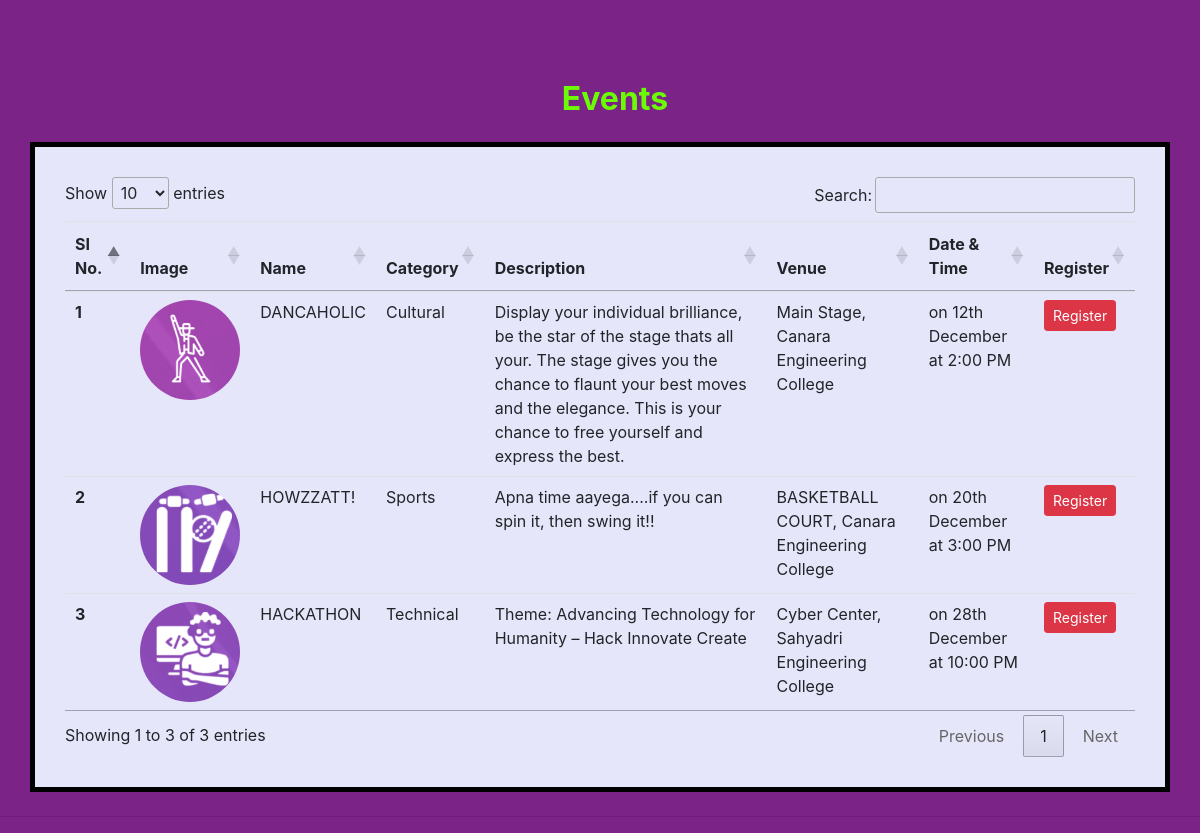
/events_table.php, run on the app's committed database.
### tables this page shows
CREATE TABLE `events` ( 
  `si` INT NOT NULL AUTO_INCREMENT UNIQUE KEY ,  
  `image_id` INT NOT NULL ,  
  `name` VARCHAR(30) NOT NULL ,  
  `category` VARCHAR(30) NOT NULL ,  
  `description` VARCHAR(300) NOT NULL ,  
  `venue` VARCHAR(300) NOT NULL ,  
  `d&t` VARCHAR(50) NOT NULL ,  
  `timestramp` DATETIME NOT NULL DEFAULT CURRENT_TIMESTAMP,
   PRIMARY KEY(image_id)
);

### events_table.php (the view, shortened to what this page needs)
<?php
    include 'register.php';
?>
<!DOCTYPE html>
<html lang="en">
<head>
    <link rel="stylesheet" href="https://stackpath.bootstrapcdn.com/bootstrap/4.4.1/css/bootstrap.min.css"
>
    <link rel="stylesheet" href="//cdn.datatables.net/1.10.20/css/jquery.dataTables.min.css">
    <link rel="stylesheet" href="https://cdnjs.cloudflare.com/ajax/libs/animate.css/4.1.1/animate.min.css" />
    <link rel="stylesheet" href="swiper.min.css">
    <link rel="stylesheet" href="style.css">
</head>
<body style="background-color:#7c2387;">
    <h2 class="text-center" style="padding:80px 0 0 30px;color:#6bfc03;font-weight:bold;">Events</h2>
    <div class="container my-4" style="background-color:#E6E6FA;padding:30px;border:5px solid black;">
        <table class="table" id="myTable">
            <thead>
                <tr>
                    <th scope="col">SI No.</th>
                    <th scope="col">Image</th>
                    <th scope="col">Name</th>
                    <th scope="col">Category</th>
                    <th scope="col">Description</th>
                    <th scope="col">Venue</th>
                    <th scope="col">Date & Time</th>
                    <?php
                        if($_SESSION['uname']!="admin"){
                            echo '<th scope="col">Register</th>';
                        }
                    ?>
                </tr>
            </thead>
            <tbody>
                <?php
        $sql="SELECT * FROM `events`";
        $result=mysqli_query($conn,$sql);
        $sno=0;
        while($row=mysqli_fetch_assoc($result)){
          $sno+=1;
          echo "<tr>
            <th scope='row'>".$sno."</th>
            <td><img src='Images/Events/event-".$row['image_id'].".jpg' alt='image' style='width:100px;height:100px;border-radius:50%;'></td>
            <td>".$row['name']."</td>
            <td>".$row['category']."</td>
            <td>".$row['description']."</td>
            <td>".$row['venue']."</td>
            <td>".$row['d&t']."</td>";
            if($_SESSION['uname']!="admin"){
            echo "<td><button class='register btn btn-sm btn-danger' data-toggle='modal' data-target='#registerModal' id=".$row['si'].">Register</button>
            </td></tr>";
            }
        }
      ?>
            </tbody>
        </table>
    </div>
    <hr>
</body>
</html>

### register.php (shortened to what this page needs)
<!DOCTYPE html>
<html lang="en">
<head>
    <link rel="stylesheet" href="https://stackpath.bootstrapcdn.com/bootstrap/4.4.1/css/bootstrap.min.css"
>
    <link rel="stylesheet" href="//cdn.datatables.net/1.10.20/css/jquery.dataTables.min.css">
    <link rel="stylesheet" href="https://cdnjs.cloudflare.com/ajax/libs/animate.css/4.1.1/animate.min.css" />
    <link rel="stylesheet" href="swiper.min.css">
    <link rel="stylesheet" href="style.css">
</head>
<body>
</body>
</html>

### style.css (style rules this page uses)
* { margin:0; padding:0; }
html { scroll-behavior: smooth; }

### data on the page
events: shows a picture, name "DANCAHOLIC", category "Cultural", description "Display your individual brilliance, be the star of the stage thats all your. The stage gives you the chance to flaunt your best moves and the elegance. This is your chance to free yourself and express the best.", venue "Main Stage, Canara Engineering College", value "on 12th December at 2:00 PM"
events: shows a picture, name "HOWZZATT!", category "Sports", description "Apna time aayega....if you can spin it, then swing it!!", venue "BASKETBALL COURT, Canara Engineering College", value "on 20th December at 3:00 PM"
events: shows a picture, name "HACKATHON", category "Technical", description "Theme: Advancing Technology for Humanity – Hack Innovate Create", venue "Cyber Center, Sahyadri Engineering College", value "on 28th December at 10:00 PM"
